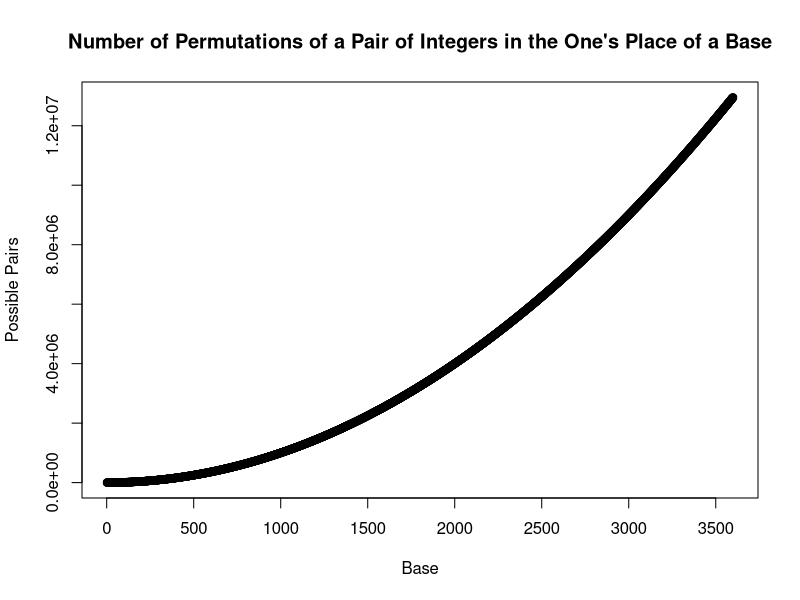
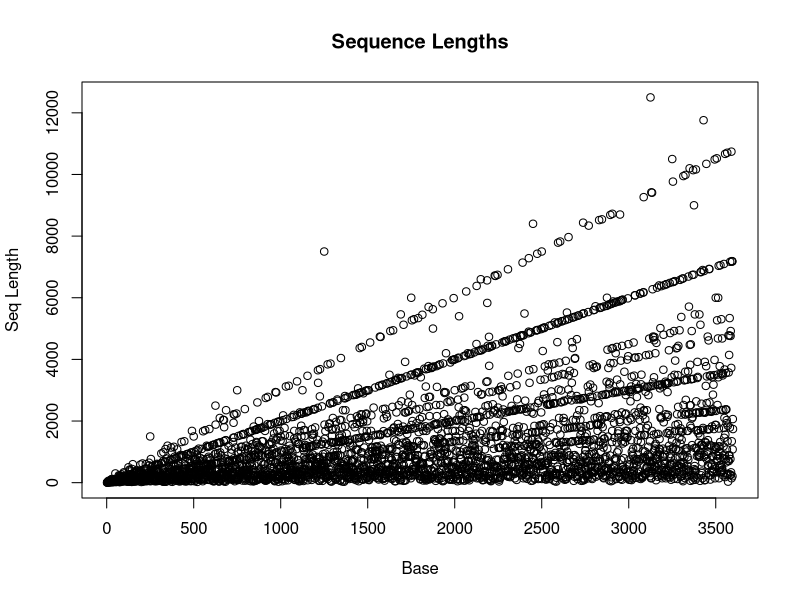
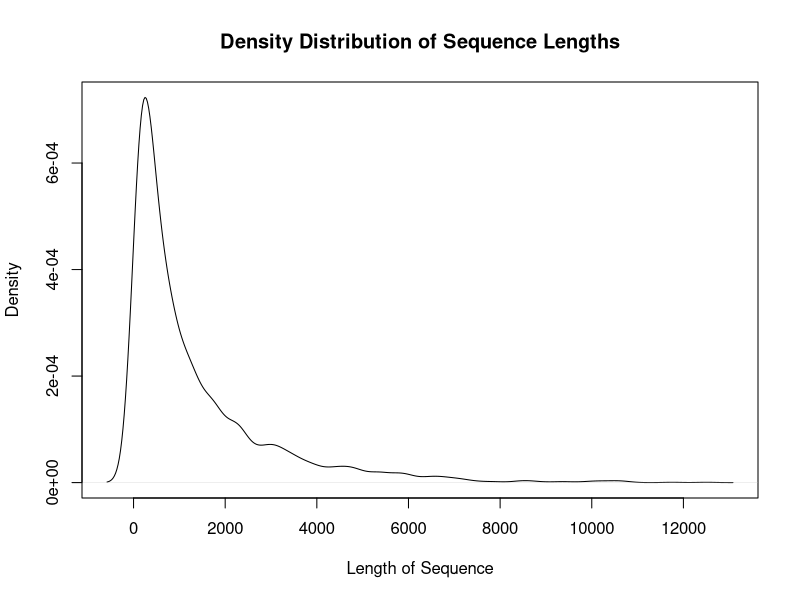
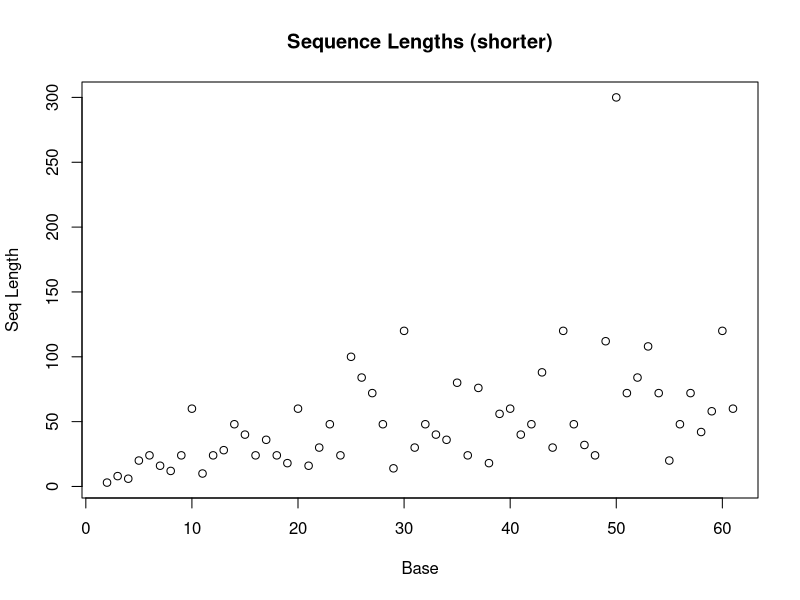

Write the R code that produced these figures, in order.
## ---- chunk 1
df.fib <- read.csv("fibonaccibases.csv")
## ---- chunk 2
plot(df.fib$base, df.fib$total.possible.pairs, main = "Number of Permutations of a Pair of Integers in the One's Place of a Base",xlab="Base", ylab='Possible Pairs')
## ---- chunk 3
plot(df.fib$base, df.fib$sequence.length, main = "Sequence Lengths", xlab="Base", ylab="Seq Length")
## ---- chunk 4
plot(density(df.fib$sequence.length), main = "Density Distribution of Sequence Lengths", xlab = "Length of Sequence", ylab = "Density")
## ---- chunk 5
plot(df.fib$base[1:60], df.fib$sequence.length[1:60], main = "Sequence Lengths (shorter)", xlab="Base", ylab="Seq Length")
